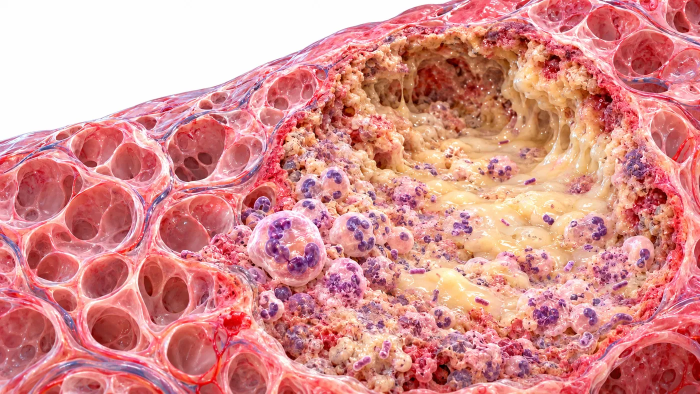
#> input picture aulas/lesion/p2/apostila/img3d/absceso.webp, 1400 x 788 px (shown at 1/2 size); its folder holds 4 pictures in this run
$ python gerar-pdf.py
#> lines starting #> are read from the running program, lines starting #| are printed output that depends on the picture
"""SINUS · PDF A4 da apostila P2 com o mesmo visual da tela (cores, balões, fontes, 3D).
Uso (na raiz do repo): python3 tools/apostila-lesion-p2/gerar-pdf.py
Saída: aulas/lesion/p2/apostila/apostila-p2.pdf
As fotos 3D entram em JPEG (o webp viraria imagem sem compressão e o PDF passaria de 80 MB).
Precisa de Pillow, Node e Playwright (Chromium) e acesso ao Google Fonts (Fraunces e Inter)."""
import os, subprocess, sys, tempfile, threading, functools, http.server, socketserver, glob
from PIL import Image

HERE = os.path.dirname(os.path.abspath(__file__))
REPO = os.path.normpath(os.path.join(HERE, '..', '..'))
APOS = os.path.join(REPO, 'aulas/lesion/p2/apostila')
OUT = os.path.join(APOS, 'apostila-p2.pdf')

with tempfile.TemporaryDirectory() as jpg:
    for f in glob.glob(APOS + '/img3d/*.webp'):
        im = Image.open(f).convert('RGB')
#> im is the input picture: PIL image 1400x788 RGB; mean R, G, B 217.9, 143.9, 142
        if im.width > 1200:
            im = im.resize((1200, round(im.height * 1200 / im.width)), Image.LANCZOS)
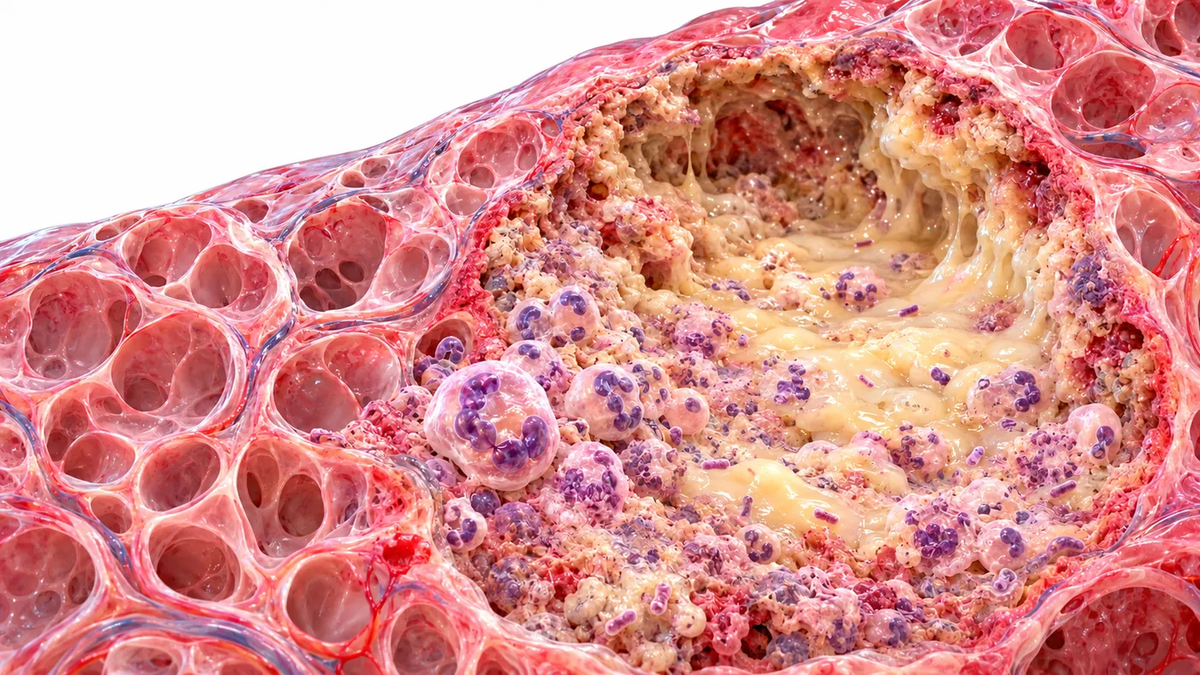
#> im: PIL image 1200x675 RGB; mean R, G, B 217.8, 143.9, 142
        im.save(os.path.join(jpg, os.path.basename(f)[:-5] + '.jpg'), quality=60, optimize=True, progressive=True)
#> pass 2 of the loop `for f in glob.glob(APOS + '/img3d/*.webp'):`:
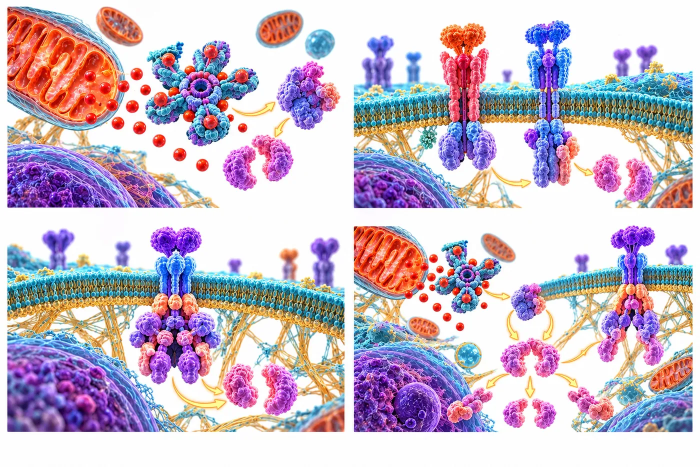
#> input picture aulas/lesion/p2/apostila/img3d/apoptosoma.webp, 1400 x 933 px (shown at 1/2 size)
#> im is the input picture: PIL image 1400x933 RGB; mean R, G, B 200.6, 185, 200.6
#> `im = im.resize((1200, round(im.height * 1200 / im.width)), Image.LANCZ..`:
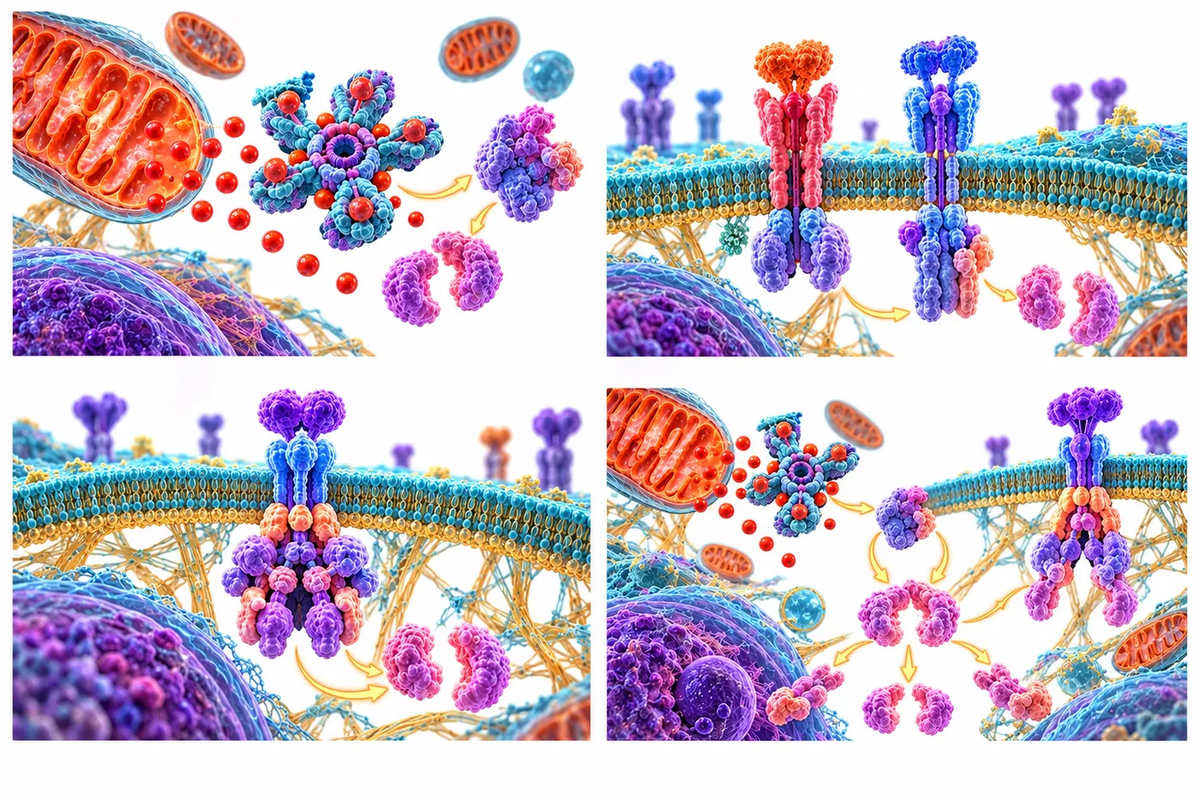
#> im: PIL image 1200x800 RGB; mean R, G, B 200.5, 185, 200.5
#> pass 3 of the loop `for f in glob.glob(APOS + '/img3d/*.webp'):`:
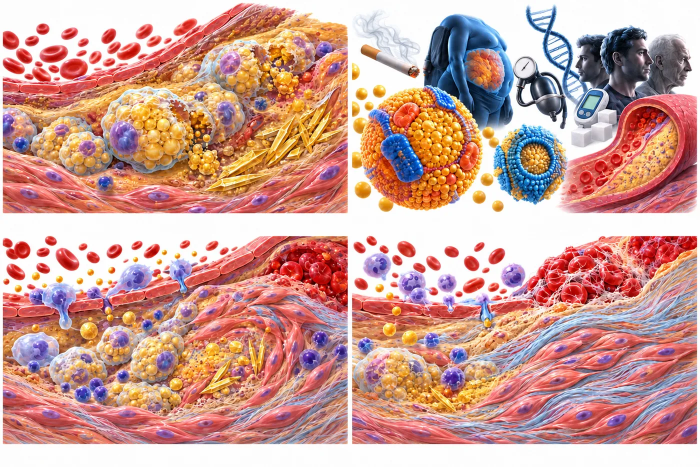
#> input picture aulas/lesion/p2/apostila/img3d/ateroma-espumosas.webp, 1400 x 933 px (shown at 1/2 size)
#> im is the input picture: PIL image 1400x933 RGB; mean R, G, B 205.5, 158.4, 149.6
#> `im = im.resize((1200, round(im.height * 1200 / im.width)), Image.LANCZ..`:
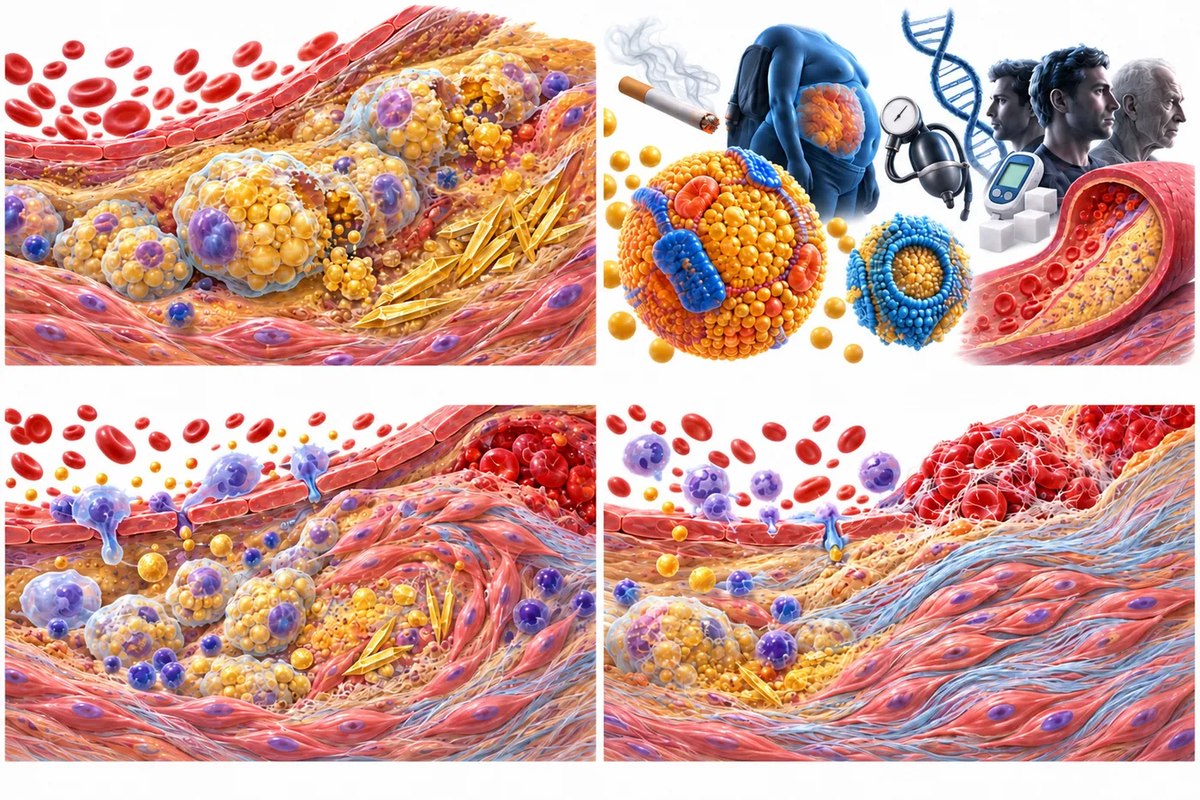
#> im: PIL image 1200x800 RGB; mean R, G, B 205.5, 158.4, 149.6
#> the loop made 4 passes; the first 3 are shown
    # lâminas dos slides (1600–2400 px na tela) entram reduzidas no PDF, para o arquivo caber no limite de 25 MB do Pages
    os.makedirs(os.path.join(jpg, 'img'))
    for f in glob.glob(APOS + '/img/*.jpg'):
        im = Image.open(f).convert('RGB')
        lim = 1250 if im.width > 2000 else 820
        if im.width > lim:
            im = im.resize((lim, round(im.height * lim / im.width)), Image.LANCZOS)
        im.save(os.path.join(jpg, 'img', os.path.basename(f)), quality=60, optimize=True, progressive=True)
    class Quieto(http.server.SimpleHTTPRequestHandler):
        def log_message(self, *a):
            pass
    Handler = functools.partial(Quieto, directory=REPO)
#> (the run stopped early here; a loop or call above may not have finished)
